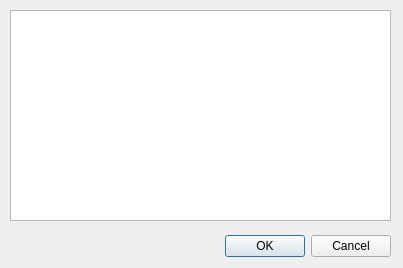
<?xml version="1.0" encoding="UTF-8"?>
<ui version="4.0">
 <class>MaskDialog</class>
 <widget class="QDialog" name="MaskDialog">
  <property name="geometry">
   <rect>
    <x>0</x>
    <y>0</y>
    <width>403</width>
    <height>268</height>
   </rect>
  </property>
  <property name="windowTitle">
   <string>Mask settings</string>
  </property>
  <widget class="QDialogButtonBox" name="buttonBox">
   <property name="geometry">
    <rect>
     <x>50</x>
     <y>230</y>
     <width>341</width>
     <height>32</height>
    </rect>
   </property>
   <property name="orientation">
    <enum>Qt::Horizontal</enum>
   </property>
   <property name="standardButtons">
    <set>QDialogButtonBox::Cancel|QDialogButtonBox::Ok</set>
   </property>
  </widget>
  <widget class="QTableWidget" name="maskTable">
   <property name="geometry">
    <rect>
     <x>10</x>
     <y>10</y>
     <width>381</width>
     <height>211</height>
    </rect>
   </property>
   <property name="showDropIndicator" stdset="0">
    <bool>false</bool>
   </property>
   <property name="dragDropOverwriteMode">
    <bool>false</bool>
   </property>
   <property name="selectionMode">
    <enum>QAbstractItemView::SingleSelection</enum>
   </property>
   <property name="cornerButtonEnabled">
    <bool>false</bool>
   </property>
   <property name="rowCount">
    <number>0</number>
   </property>
   <property name="columnCount">
    <number>0</number>
   </property>
   <attribute name="horizontalHeaderDefaultSectionSize">
    <number>50</number>
   </attribute>
   <attribute name="horizontalHeaderMinimumSectionSize">
    <number>30</number>
   </attribute>
   <attribute name="verticalHeaderDefaultSectionSize">
    <number>25</number>
   </attribute>
   <attribute name="verticalHeaderMinimumSectionSize">
    <number>15</number>
   </attribute>
  </widget>
 </widget>
 <resources/>
 <connections>
  <connection>
   <sender>buttonBox</sender>
   <signal>accepted()</signal>
   <receiver>MaskDialog</receiver>
   <slot>accept()</slot>
   <hints>
    <hint type="sourcelabel">
     <x>248</x>
     <y>254</y>
    </hint>
    <hint type="destinationlabel">
     <x>157</x>
     <y>274</y>
    </hint>
   </hints>
  </connection>
  <connection>
   <sender>buttonBox</sender>
   <signal>rejected()</signal>
   <receiver>MaskDialog</receiver>
   <slot>reject()</slot>
   <hints>
    <hint type="sourcelabel">
     <x>316</x>
     <y>260</y>
    </hint>
    <hint type="destinationlabel">
     <x>286</x>
     <y>274</y>
    </hint>
   </hints>
  </connection>
 </connections>
</ui>
